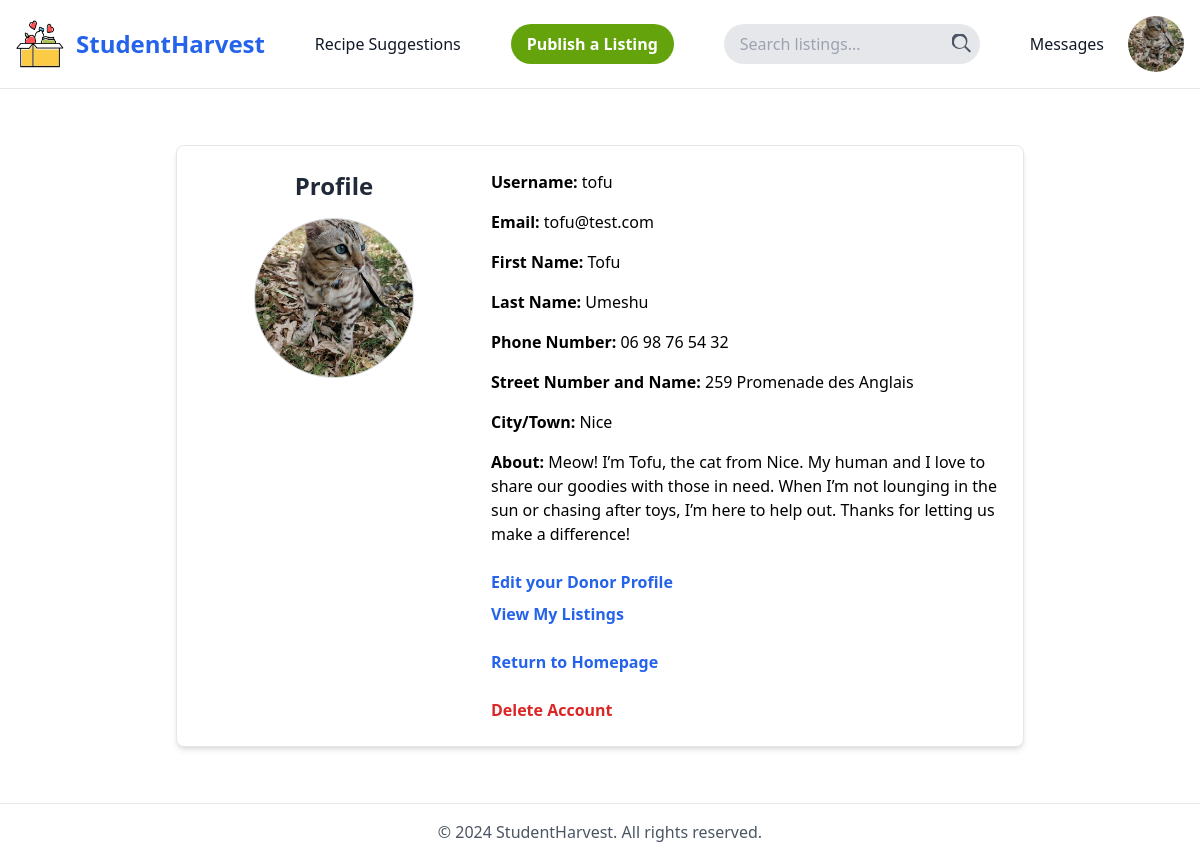
/users/profile/ (signed in), run on the app's committed database.
### users/models.py (models this page shows, shortened)
class User(AbstractUser):
    USER_ROLE_CHOICES = (
        ('student', 'Student'),
        ('donor', 'Donor'),
    )
    role = models.CharField('User Role', max_length=10, choices=USER_ROLE_CHOICES, default='student')
    phone_number = models.CharField(max_length=15, blank=True, null=True)
    street_address = models.CharField('Street Number and Name', max_length=255, blank=True, null=True)
    city_town = models.CharField('City/Town', max_length=100, blank=True, null=True)
    avatar = models.ImageField(upload_to='images/avatars/', blank=True, null=True)
    complete_profile_student = models.BooleanField(default=False)
    about = models.TextField('About', blank=True, null=True)
    student_card = models.ImageField(upload_to='student_cards/', blank=True, null=True)

### users/views.py (the view)
# urls.py: path('profile/', views.profile, name = 'profile'),
@login_required
def profile(request):
    user = request.user
    if request.method == 'POST':
        form = ProfileForm(request.POST, request.FILES, instance=user)
        if form.is_valid():
            form.save() #save profile updates
            return redirect('profile') #reload profile page
    else:
        form = ProfileForm(instance=user)
    return render(request, 'users/profile.html', {'form': form})

### templates/users/profile.html (shortened to what this page needs)
{% extends "base.html" %}
{% load static %}
{% block content %}
<body>
    <section class="py-10 px-6 mx-auto max-w-4xl">
        <div class="bg-white rounded-lg border border-gray-200 shadow-md p-6">
            <div class="flex flex-col items-center lg:flex-row lg:items-start">
                <div class="flex-shrink-0 mb-6 lg:mb-0 lg:w-1/3 flex justify-center">
                    <div class="flex flex-col items-center">
                        <h2 class="text-2xl font-semibold mb-4 text-gray-800">Profile</h2>
                        <img src="{% if user.avatar %}{{ user.avatar.url }}{% else %}{% static 'images/avatars/avatarplaceholder.jpg' %}{% endif %}"
                             alt="{{ user.username }}'s Avatar"
                             class="w-40 h-40 object-cover rounded-full border border-gray-300">
                    </div>
                </div>
                <div class="lg:w-2/3 lg:pl-6">
                    <div class="space-y-4">
                        <p><strong>Username:</strong> {{ user.username }}</p>
                        <p><strong>Email:</strong> {{ user.email }}</p>
                        <p><strong>First Name:</strong> {{ user.first_name }}</p>
                        <p><strong>Last Name:</strong> {{ user.last_name }}</p>
                        <p><strong>Phone Number:</strong> {{ user.phone_number }}</p>
                        <p><strong>Street Number and Name:</strong> {{ user.street_address }}</p>
                        <p><strong>City/Town:</strong> {{ user.city_town }}</p>
                        <p><strong>About:</strong> {{ user.about }}</p>
                    </div>
                    {% if user.is_authenticated %}
                        <div class="mt-6">
                            {% if user.role == 'student' %}
                                <a href="{% url 'complete_profile_student' %}" class="text-blue-600 hover:text-blue-500 font-semibold">Edit your Profile</a>
                            {% elif user.role == 'donor' %}
                                <a href="{% url 'complete_profile_donor' %}" class="text-blue-600 hover:text-blue-500 font-semibold">Edit your Donor Profile</a>
                                <a href="{% url 'donor_listings' user.id %}" class="text-blue-600 hover:text-blue-500 font-semibold mt-2 block">View My Listings</a>
                            {% endif %}
                        </div>
                    {% endif %}
                    <div class="mt-6">
                        <a href="{% url 'homepage' %}" class="text-blue-600 hover:text-blue-500 font-semibold">Return to Homepage</a>
                    </div>
                    <div class="mt-6">
                        <a href="{% url 'delete_account_confirm' %}" class="text-red-600 hover:text-red-500 font-semibold">Delete Account</a>
                    </div>
                </div>
            </div>
        </div>
    </section>
</body>
{% endblock %}

### templates/base.html (shortened to what this page needs)
{% load static %}
<!DOCTYPE html>
<html lang="en" class="h-full bg-white">
<head>
    <script src="https://cdn.tailwindcss.com"></script>
</head>
<body class="min-h-screen flex flex-col">
    <header>
        <nav class="bg-white border-b border-gray-200 dark:bg-gray-900">
            <div class="max-w-screen-xl flex items-center justify-between mx-auto p-4">
                <a href="/" class="flex items-center space-x-3 rtl:space-x-reverse">
                    <img src="{% static 'icons/icon.jpeg' %}" class="h-12 w-12" alt="StudentHarvest Icon" />
                    <span class="self-center text-2xl font-semibold whitespace-nowrap text-blue-600">StudentHarvest</span>
                </a>
                <a href="{% url 'recipe_suggestions' %}" class="text-gray-900 rounded hover:bg-gray-100 md:hover:bg-transparent md:border-0 md:hover:text-blue-700 dark:text-white md:dark:hover:text-blue-500 dark:hover:bg-gray-700 dark:hover:text-white">
                    Recipe Suggestions
                </a>
                <div class="flex items-center justify-center flex-grow md:flex-grow-0">
                    {% if user.is_authenticated %}
                        {% if user.role == 'donor' %}
                            <a href="{% url 'create_listing' %}" class="bg-lime-600 hover:bg-lime-700 text-white font-bold py-2 px-4 rounded-full">
                                Publish a Listing
                            </a>
                        {% endif %}
                    {% else %}
                        <a href="{% url 'login' %}" class="bg-lime-600 hover:bg-lime-700 text-white font-bold py-2 px-4 rounded-full">
                            Publish a Listing
                        </a>
                    {% endif %}
                </div>
                <form method="get" action="{% url 'homepage' %}" class="hidden sm:block">
                    <div class="relative">
                        <input
                            type="text"
                            name="title"
                            id="id_title"
                            placeholder="Search listings..."
                            value="{{ request.GET.title }}"
                            class="rounded-full pl-4 pr-10 py-2 w-64 bg-gray-200 focus:bg-white focus:outline-none focus:ring-2 focus:ring-blue-500"
                        />
                        <button type="submit" class="absolute right-2 top-1/2 transform -translate-y-1/2 text-gray-600">
                            <svg xmlns="http://www.w3.org/2000/svg" class="h-5 w-5" viewBox="0 0 20 20" fill="currentColor">
                                <path fill-rule="evenodd" d="M12.293 13.293a8 8 0 111.414-1.414l4.707 4.707a1 1 0 01-1.414 1.414l-4.707-4.707zM8 14a6 6 0 100-12 6 6 0 000 12z" clip-rule="evenodd" />
                            </svg>
                        </button>
                    </div>
                </form>
                <div class="flex items-center space-x-6">
                    {% if user.is_authenticated %}
                        {% if user.role == 'student' or user.role == 'donor' %}
                            <a href="{% url 'inbox' %}" class="text-gray-900 rounded hover:bg-gray-100 md:hover:bg-transparent md:border-0 md:hover:text-blue-700 dark:text-white md:dark:hover:text-blue-500 dark:hover:bg-gray-700 dark:hover:text-white">
                                Messages
                            </a>
                        {% endif %}
                        <div class="relative">
                            <button id="avatarButton" class="block w-14 h-14 rounded-full focus:outline-none focus:ring-2 focus:ring-blue-500 focus:ring-opacity-50">
                                {% if user.avatar %}
                                    <img class="w-full h-full rounded-full object-cover" src="{{ user.avatar.url }}" alt="{{ user.username }}'s Avatar">
                                {% else %}
                                    <img class="w-full h-full rounded-full object-cover" src="{% static 'images/avatars/avatarplaceholder.jpg' %}" alt="Avatar Placeholder">
                                {% endif %}
                            </button>
                        </div>
                    {% endif %}
                </div>
            </div>
        </nav>
    </header>
    <main class="max-w-screen-xl mx-auto p-4">
        {% block content %}
        {% endblock %}
    </main>
    <footer class="bg-white border-t border-gray-200 dark:bg-gray-900">
        <div class="max-w-screen-xl mx-auto p-4 text-center text-gray-600 dark:text-gray-400">
            <p>&copy; 2024 StudentHarvest. All rights reserved.</p>
        </div>
    </footer>
</body>
</html>

### data on the page
User: avatar (picture), username "tofu", email "tofu@test.com", first_name "Tofu", last_name "Umeshu", phone_number "06 98 76 54 32", street_address "259 Promenade des Anglais", city_town "Nice", about "Meow! I’m Tofu, the cat from Nice. My human and I love to share our goodies with those in need. When I’m not lounging in the sun or chasing after toys, I’m here to help out. Thanks for letting us make a difference!"
